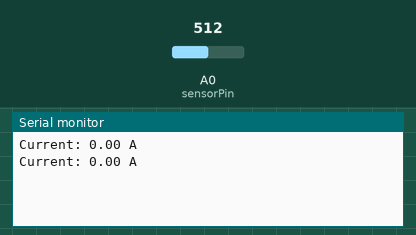
Simulated run of this sketch. Board: Arduino Uno, built with avr-gcc and run on an emulated ATmega328P. Shown: the last lines printed to the serial monitor. The inputs (shaded band) are chosen by the test bench; at power-on: A0 (sensorPin) = 512.

Above: at 1.8 s.
1.9 s: A0 (sensorPin) set to 716
At 2.7 s:
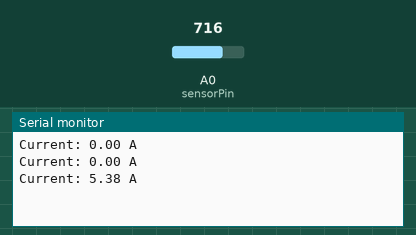
3.4 s: A0 (sensorPin) set to 900
At 4.8 s:
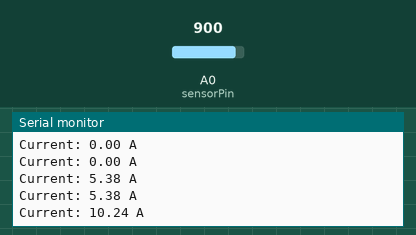
Timing chart, 0 to 6.4 s (numbered marks = the images above; inputs shaded):
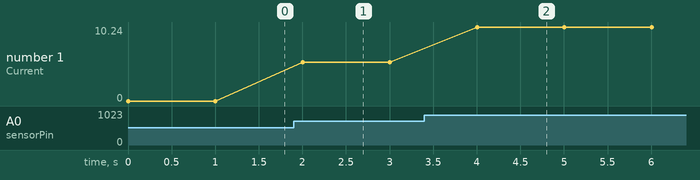

Measured:
- after the input at 1.9 s, the serial monitor: prints a new line after 0.10 s (image 1)
- after the input at 3.4 s, the serial monitor: prints a new line after 0.60 s (image 2)
- plotted number 1: 0 → 5.38 after the input at 1.9 s, 5.38 → 10.24 after the input at 3.4 s

The sketch:

ACS724.ino
```cpp
int sensorPin = A0;
float sensorValue = 0;
float current = 0;
float sensitivity = 0.185; // sensitivity of the sensor in mV/A

void setup() {
  Serial.begin(9600);
}

void loop() {
  sensorValue = analogRead(sensorPin);
  float voltage = (sensorValue * 5.0) / 1024.0; // convert the analog value to voltage

  // For ACS712 sensor, the output voltage is around 2.5V at zero current (check this value from the datasheet)
  float zeroCurrentVoltage = 2.5; // Adjust this value according to your sensor
  current = (voltage - zeroCurrentVoltage) / sensitivity; // Calculate the actual current

  Serial.print("Current: ");
  Serial.print(current);
  Serial.println(" A");
  delay(1000);
}
```
